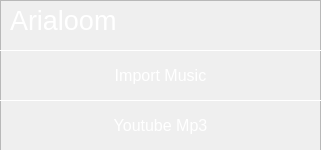
    <widget class="QFrame" name="buttonFrame">
     <property name="geometry">
      <rect>
       <x>0</x>
       <y>20</y>
       <width>321</width>
       <height>151</height>
      </rect>
     </property>
     <property name="frameShape">
      <enum>QFrame::StyledPanel</enum>
     </property>
     <property name="frameShadow">
      <enum>QFrame::Raised</enum>
     </property>
     <widget class="QPushButton" name="pushButton">
      <property name="geometry">
       <rect>
        <x>0</x>
        <y>50</y>
        <width>321</width>
        <height>51</height>
       </rect>
      </property>
      <property name="font">
       <font>
        <family>Segoe UI</family>
        <pointsize>12</pointsize>
       </font>
      </property>
      <property name="styleSheet">
       <string notr="true">QPushButton{
background-color:transparent;
color:white;
border-style:outset;
border-color:white;
border-width:1px;
border-right-width:0px;
border-left-width:0px;
text-align:center;
}
QPushButton:hover:!pressed
{
  background-color: rgb(95, 95, 95);
}</string>
      </property>
      <property name="text">
       <string>Import Music</string>
      </property>
     </widget>
     <widget class="QPushButton" name="youTubeDownload">
      <property name="geometry">
       <rect>
        <x>0</x>
        <y>100</y>
        <width>321</width>
        <height>51</height>
       </rect>
      </property>
      <property name="font">
       <font>
        <family>Segoe UI</family>
        <pointsize>12</pointsize>
       </font>
      </property>
      <property name="styleSheet">
       <string notr="true">QPushButton{
background-color:transparent;
color:white;
border-style:outset;
border-color:white;
border-width:1px;
border-right-width:0px;
border-left-width:0px;
text-align:center;
}
QPushButton:hover:!pressed
{
  background-color: rgb(95, 95, 95);
}</string>
      </property>
      <property name="text">
       <string>Youtube Mp3</string>
      </property>
     </widget>
     <widget class="QLabel" name="Title">
      <property name="geometry">
       <rect>
        <x>10</x>
        <y>-10</y>
        <width>141</width>
        <height>61</height>
       </rect>
      </property>
      <property name="font">
       <font>
        <family>Segoe UI</family>
        <pointsize>20</pointsize>
       </font>
      </property>
      <property name="styleSheet">
       <string notr="true">color:white;</string>
      </property>
      <property name="text">
       <string>Arialoom</string>
      </property>
     </widget>
    </widget>
